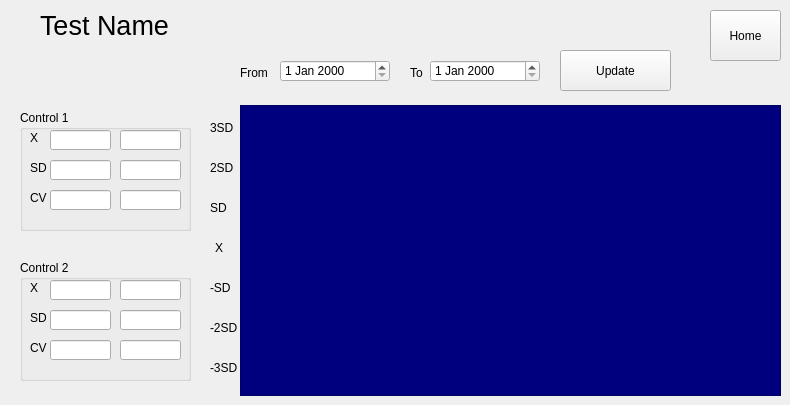
    <widget class="QWidget" name="page_7">
     <widget class="QFrame" name="frame_2">
      <property name="geometry">
       <rect>
        <x>240</x>
        <y>105</y>
        <width>541</width>
        <height>291</height>
       </rect>
      </property>
      <property name="styleSheet">
       <string notr="true">background:rgb(0, 0, 127);</string>
      </property>
      <property name="frameShape">
       <enum>QFrame::StyledPanel</enum>
      </property>
      <property name="frameShadow">
       <enum>QFrame::Raised</enum>
      </property>
     </widget>
     <widget class="QLabel" name="label_45">
      <property name="geometry">
       <rect>
        <x>40</x>
        <y>10</y>
        <width>191</width>
        <height>30</height>
       </rect>
      </property>
      <property name="font">
       <font>
        <pointsize>20</pointsize>
       </font>
      </property>
      <property name="text">
       <string>Test Name</string>
      </property>
     </widget>
     <widget class="QDateEdit" name="dateEdit">
      <property name="geometry">
       <rect>
        <x>280</x>
        <y>60</y>
        <width>110</width>
        <height>22</height>
       </rect>
      </property>
     </widget>
     <widget class="QDateEdit" name="dateEdit_2">
      <property name="geometry">
       <rect>
        <x>430</x>
        <y>60</y>
        <width>110</width>
        <height>22</height>
       </rect>
      </property>
     </widget>
     <widget class="QLabel" name="label_46">
      <property name="geometry">
       <rect>
        <x>240</x>
        <y>65</y>
        <width>31</width>
        <height>16</height>
       </rect>
      </property>
      <property name="text">
       <string>From</string>
      </property>
     </widget>
     <widget class="QLabel" name="label_47">
      <property name="geometry">
       <rect>
        <x>410</x>
        <y>65</y>
        <width>21</width>
        <height>16</height>
       </rect>
      </property>
      <property name="text">
       <string>To</string>
      </property>
     </widget>
     <widget class="QPushButton" name="pushButton_306">
      <property name="geometry">
       <rect>
        <x>560</x>
        <y>50</y>
        <width>111</width>
        <height>41</height>
       </rect>
      </property>
      <property name="text">
       <string>Update</string>
      </property>
     </widget>
     <widget class="QToolButton" name="toolButton_12">
      <property name="geometry">
       <rect>
        <x>710</x>
        <y>10</y>
        <width>71</width>
        <height>51</height>
       </rect>
      </property>
      <property name="text">
       <string>Home</string>
      </property>
     </widget>
     <widget class="QLabel" name="label_48">
      <property name="geometry">
       <rect>
        <x>215</x>
        <y>240</y>
        <width>16</width>
        <height>16</height>
       </rect>
      </property>
      <property name="text">
       <string>X</string>
      </property>
     </widget>
     <widget class="QLabel" name="label_49">
      <property name="geometry">
       <rect>
        <x>210</x>
        <y>280</y>
        <width>31</width>
        <height>16</height>
       </rect>
      </property>
      <property name="text">
       <string>-SD</string>
      </property>
     </widget>
     <widget class="QLabel" name="label_50">
      <property name="geometry">
       <rect>
        <x>210</x>
        <y>320</y>
        <width>31</width>
        <height>16</height>
       </rect>
      </property>
      <property name="text">
       <string>-2SD</string>
      </property>
     </widget>
     <widget class="QLabel" name="label_51">
      <property name="geometry">
       <rect>
        <x>210</x>
        <y>360</y>
        <width>31</width>
        <height>16</height>
       </rect>
      </property>
      <property name="text">
       <string>-3SD</string>
      </property>
     </widget>
     <widget class="QLabel" name="label_52">
      <property name="geometry">
       <rect>
        <x>210</x>
        <y>200</y>
        <width>31</width>
        <height>16</height>
       </rect>
      </property>
      <property name="text">
       <string>SD</string>
      </property>
     </widget>
     <widget class="QLabel" name="label_53">
      <property name="geometry">
       <rect>
        <x>210</x>
        <y>120</y>
        <width>31</width>
        <height>16</height>
       </rect>
      </property>
      <property name="text">
       <string>3SD</string>
      </property>
     </widget>
     <widget class="QLabel" name="label_54">
      <property name="geometry">
       <rect>
        <x>210</x>
        <y>160</y>
        <width>31</width>
        <height>16</height>
       </rect>
      </property>
      <property name="text">
       <string>2SD</string>
      </property>
     </widget>
     <widget class="QGroupBox" name="groupBox_6">
      <property name="geometry">
       <rect>
        <x>20</x>
        <y>110</y>
        <width>171</width>
        <height>121</height>
       </rect>
      </property>
      <property name="title">
       <string>Control 1</string>
      </property>
      <widget class="QLabel" name="label_55">
       <property name="geometry">
        <rect>
         <x>10</x>
         <y>20</y>
         <width>16</width>
         <height>16</height>
        </rect>
       </property>
       <property name="text">
        <string>X</string>
       </property>
       <property name="buddy">
        <cstring>lineEdit_30</cstring>
       </property>
      </widget>
      <widget class="QLabel" name="label_56">
       <property name="geometry">
        <rect>
         <x>10</x>
         <y>50</y>
         <width>21</width>
         <height>16</height>
        </rect>
       </property>
       <property name="text">
        <string>SD</string>
       </property>
       <property name="buddy">
        <cstring>lineEdit_33</cstring>
       </property>
      </widget>
      <widget class="QLabel" name="label_57">
       <property name="geometry">
        <rect>
         <x>10</x>
         <y>80</y>
         <width>21</width>
         <height>16</height>
        </rect>
       </property>
       <property name="text">
        <string>CV</string>
       </property>
       <property name="buddy">
        <cstring>lineEdit_35</cstring>
       </property>
      </widget>
      <widget class="QLineEdit" name="lineEdit_30">
       <property name="geometry">
        <rect>
         <x>30</x>
         <y>20</y>
         <width>61</width>
         <height>20</height>
        </rect>
       </property>
      </widget>
      <widget class="QLineEdit" name="lineEdit_31">
       <property name="geometry">
        <rect>
         <x>100</x>
         <y>20</y>
         <width>61</width>
         <height>20</height>
        </rect>
       </property>
      </widget>
      <widget class="QLineEdit" name="lineEdit_32">
       <property name="geometry">
        <rect>
         <x>100</x>
         <y>50</y>
         <width>61</width>
         <height>20</height>
        </rect>
       </property>
      </widget>
      <widget class="QLineEdit" name="lineEdit_33">
       <property name="geometry">
        <rect>
         <x>30</x>
         <y>50</y>
         <width>61</width>
         <height>20</height>
        </rect>
       </property>
      </widget>
      <widget class="QLineEdit" name="lineEdit_34">
       <property name="geometry">
        <rect>
         <x>100</x>
         <y>80</y>
         <width>61</width>
         <height>20</height>
        </rect>
       </property>
      </widget>
      <widget class="QLineEdit" name="lineEdit_35">
       <property name="geometry">
        <rect>
         <x>30</x>
         <y>80</y>
         <width>61</width>
         <height>20</height>
        </rect>
       </property>
      </widget>
     </widget>
     <widget class="QGroupBox" name="groupBox_7">
      <property name="geometry">
       <rect>
        <x>20</x>
        <y>260</y>
        <width>171</width>
        <height>121</height>
       </rect>
      </property>
      <property name="title">
       <string>Control 2</string>
      </property>
      <widget class="QLabel" name="label_58">
       <property name="geometry">
        <rect>
         <x>10</x>
         <y>20</y>
         <width>16</width>
         <height>16</height>
        </rect>
       </property>
       <property name="text">
        <string>X</string>
       </property>
       <property name="buddy">
        <cstring>lineEdit_36</cstring>
       </property>
      </widget>
      <widget class="QLabel" name="label_59">
       <property name="geometry">
        <rect>
         <x>10</x>
         <y>50</y>
         <width>21</width>
         <height>16</height>
        </rect>
       </property>
       <property name="text">
        <string>SD</string>
       </property>
       <property name="buddy">
        <cstring>lineEdit_39</cstring>
       </property>
      </widget>
      <widget class="QLabel" name="label_60">
       <property name="geometry">
        <rect>
         <x>10</x>
         <y>80</y>
         <width>21</width>
         <height>16</height>
        </rect>
       </property>
       <property name="text">
        <string>CV</string>
       </property>
       <property name="buddy">
        <cstring>lineEdit_41</cstring>
       </property>
      </widget>
      <widget class="QLineEdit" name="lineEdit_36">
       <property name="geometry">
        <rect>
         <x>30</x>
         <y>20</y>
         <width>61</width>
         <height>20</height>
        </rect>
       </property>
      </widget>
      <widget class="QLineEdit" name="lineEdit_37">
       <property name="geometry">
        <rect>
         <x>100</x>
         <y>20</y>
         <width>61</width>
         <height>20</height>
        </rect>
       </property>
      </widget>
      <widget class="QLineEdit" name="lineEdit_38">
       <property name="geometry">
        <rect>
         <x>100</x>
         <y>50</y>
         <width>61</width>
         <height>20</height>
        </rect>
       </property>
      </widget>
      <widget class="QLineEdit" name="lineEdit_39">
       <property name="geometry">
        <rect>
         <x>30</x>
         <y>50</y>
         <width>61</width>
         <height>20</height>
        </rect>
       </property>
      </widget>
      <widget class="QLineEdit" name="lineEdit_40">
       <property name="geometry">
        <rect>
         <x>100</x>
         <y>80</y>
         <width>61</width>
         <height>20</height>
        </rect>
       </property>
      </widget>
      <widget class="QLineEdit" name="lineEdit_41">
       <property name="geometry">
        <rect>
         <x>30</x>
         <y>80</y>
         <width>61</width>
         <height>20</height>
        </rect>
       </property>
      </widget>
     </widget>
    </widget>
